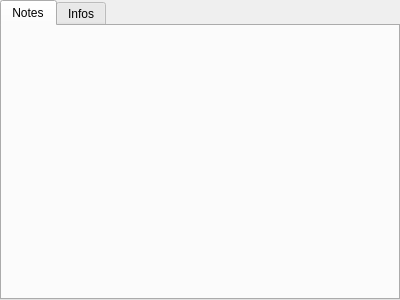
<?xml version="1.0" encoding="UTF-8"?>
<ui version="4.0">
 <class>wgCacheInfo</class>
 <widget class="QWidget" name="wgCacheInfo">
  <property name="geometry">
   <rect>
    <x>0</x>
    <y>0</y>
    <width>400</width>
    <height>300</height>
   </rect>
  </property>
  <property name="windowTitle">
   <string>Cache Info</string>
  </property>
  <layout class="QGridLayout" name="gridLayout">
   <property name="margin">
    <number>0</number>
   </property>
   <property name="spacing">
    <number>0</number>
   </property>
   <item row="0" column="0">
    <widget class="QTabWidget" name="tabInfo">
     <property name="currentIndex">
      <number>0</number>
     </property>
     <widget class="QWidget" name="tabNotes">
      <attribute name="title">
       <string>Notes</string>
      </attribute>
     </widget>
     <widget class="QWidget" name="tabInfos">
      <attribute name="title">
       <string>Infos</string>
      </attribute>
     </widget>
    </widget>
   </item>
  </layout>
 </widget>
 <resources/>
 <connections/>
</ui>
